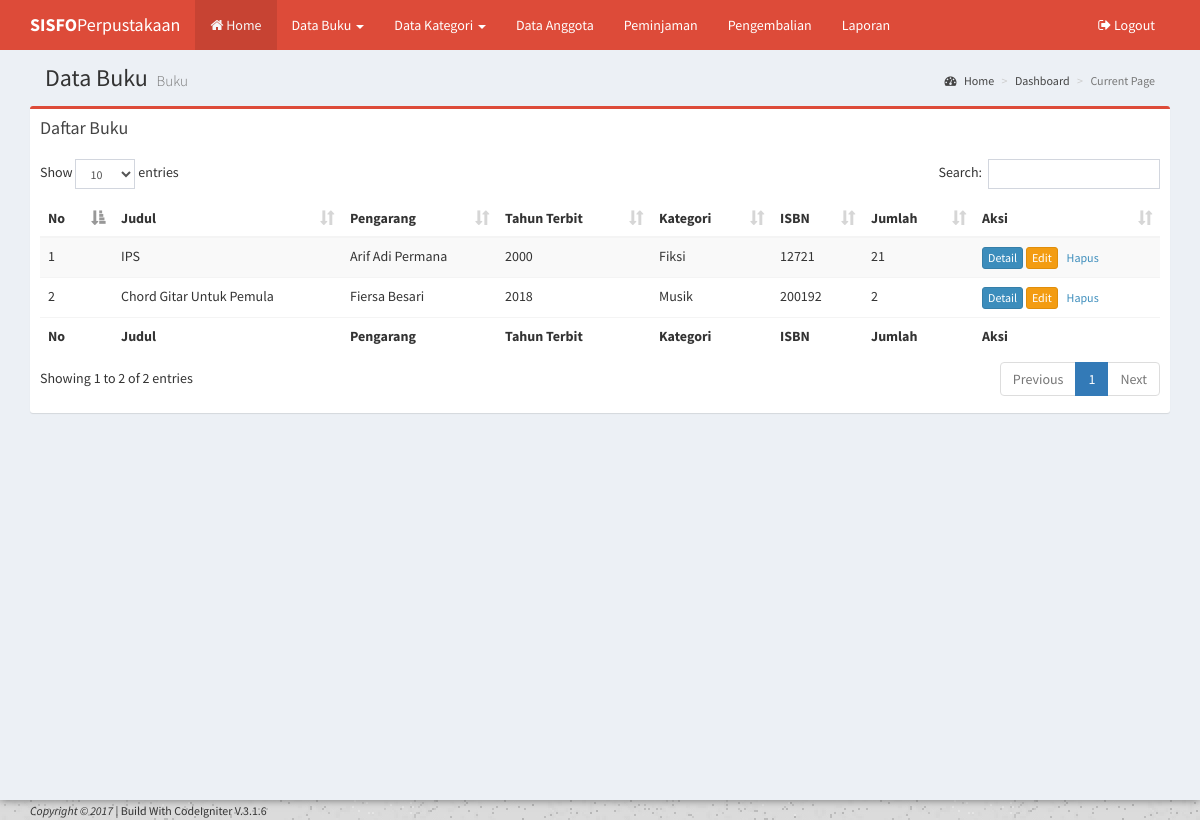
The app's page /index.php/buku with its own data.
### tables this page shows
CREATE TABLE `buku` (
  `id_buku` int(11) NOT NULL,
  `id_kategori` int(5) NOT NULL,
  `judul_buku` varchar(50) NOT NULL,
  `pengarang` varchar(35) NOT NULL,
  `thn_terbit` int(1) NOT NULL,
  `penerbit` varchar(50) NOT NULL,
  `isbn` varchar(25) NOT NULL,
  `jumlah_buku` int(3) NOT NULL,
  `lokasi` int(11) NOT NULL,
  `gambar` varchar(255) NOT NULL,
  `tgl_input` date NOT NULL,
  `status_buku` int(11) NOT NULL,
  `created_at` datetime NOT NULL,
  `update_at` datetime NOT NULL,
  `deleted_at` datetime NOT NULL
);

CREATE TABLE `kategori` (
  `id_kategori` int(5) NOT NULL,
  `nama_kategori` varchar(45) NOT NULL
);

### application/views/template/my_template.php (called while the page is built)
<?php $this->load->view("/partial/header");?>
<?php $this->load->view("/partial/navbar");?>
<?php $this->load->view("/partial/top_navigation");?>
<?php $this->load->view($content);?>
<?php $this->load->view("/partial/footer");?>

### application/controllers/Buku.php (called while the page is built, shortened)
<?php
class Buku extends CI_controller {
	public function __construct()
	{
		$this->load->model('Buku_Model');
		$this->load->model('Kategori_Model');
	}
	public function index()
	{
		$data =
		[
			'title' => 'Data Buku',
			'sub_title' => 'Buku',
			'content' => 'buku/index',
			'show'=>$this->Buku_Model->index()->result()
			];
			$this->load->view('template/my_template', $data);
	}
}

### index.php (called while the page is built, shortened)
<?php
require_once BASEPATH.'core/CodeIgniter.php';

### application/models/Buku_Model.php (called while the page is built, shortened)
<?php
class Buku_Model extends CI_Model
{
	public function index()
	{
		$this->db->select('*');
		$this->db->from('buku');
		$this->db->join('kategori','buku.id_kategori = kategori.id_kategori');
		$this->db->where('buku.deleted_at is null', null);
		$this->db->order_by('buku.id_buku');
		return $this->db->get();
	}
}

### application/views/buku/index.php (the view)
<section class="content">
	<div class="row">
		<div class="col -xs-12">
			<div class="box box-danger">
				<div class="box-header">
					<h3 class="box-title">Daftar Buku</h3>
				</div>
				<div class="box-body">
					<div class="table-responsive">
						<table class="table table-striped" id="example1">
							<thead>
								<tr>
									<th>No</th>
									<th>Judul</th>
									<th>Pengarang</th>
									<th>Tahun Terbit</th>
									<th>Kategori</th>
									<th>ISBN</th>
									<th>Jumlah</th>
									<th>Aksi</th>
								</tr>
							</thead>
							<tbody>
								<?php
								foreach ($show as $key => $data) {
								?>
								<tr>
									<td><?=$key+1;?></td>
									<td><?=$data->judul_buku;?></td>
									<td><?=$data->pengarang;?></td>
									<td><?=$data->thn_terbit;?></td>
									<td><?=$data->nama_kategori;?></td>
									<td><?=$data->isbn;?></td>
									<td><?=$data->jumlah_buku;?></td>
									<td>
										<a href="#" class="btn btn-xs btn-primary">Detail</a>
										<a href="<?=site_url('buku/edit/'.$data->id_buku);?>" class="btn btn-xs btn-warning">Edit</a>
										<a href="<?=site_url('buku/delete/'.$data->id_buku);?>" class="btn btn-xs btn-danger=">Hapus</a>
									</td>
								</tr>
								<?php
								}
								?>
							</tbody>
							<tfoot>
								<tr>
									<th>No</th>
									<th>Judul</th>
									<th>Pengarang</th>
									<th>Tahun Terbit</th>
									<th>Kategori</th>
									<th>ISBN</th>
									<th>Jumlah</th>
									<th>Aksi</th>
								</tr>
							</tfoot>
						</table>
					</div>
				</div>
			</div>
		</div>
</section>

### application/views/partial/header.php (shortened to what this page needs)
<!DOCTYPE html>
<html>
<head>
  <link rel="stylesheet" href="<?=base_url();?>assets/bootstrap/css/bootstrap.min.css">
  <link rel="stylesheet" href="https://cdnjs.cloudflare.com/ajax/libs/font-awesome/4.5.0/css/font-awesome.min.css">
  <link rel="stylesheet" href="https://cdnjs.cloudflare.com/ajax/libs/ionicons/2.0.1/css/ionicons.min.css">
  <link rel="stylesheet" href="<?=base_url();?>assets/plugins/datatables/dataTables.bootstrap.css">
  <link rel="stylesheet" href="<?=base_url();?>assets/plugins/datepicker/datepicker3.css">
  <link rel="stylesheet" href="<?=base_url();?>assets/dist/css/AdminLTE.min.css">
  <link rel="stylesheet" href="<?=base_url();?>assets/dist/css/skins/_all-skins.min.css">
</head>
<body class="hold-transition skin-red layout-top-nav layout-boxed">
<div class="wrapper">

### application/views/partial/navbar.php (shortened to what this page needs)
<header class="main-header">
    <nav class="navbar navbar-static-top">
      <div class="container">
        <div class="navbar-header">
          <a href="<?=base_url();?>index.php" class="navbar-brand"><b>SISFO</b>Perpustakaan</a>
        </div>
        <div class="collapse navbar-collapse pull-left" id="navbar-collapse">
          <ul class="nav navbar-nav">
            <li class="active"><a href="<?=base_url();?>index.php"> <i class="fa fa-home"></i> Home </a></li>
            <li class="dropdown">
              <a href="#" class="dropdown-toggle" data-toggle="dropdown">Data Buku <span class="caret"></span></a>
                <li class="dropdown">
              <a href="#" class="dropdown-toggle" data-toggle="dropdown">Data Kategori <span class="caret"></span></a>
            </li>
      			<li><a href="<?=site_url('anggota');?>">Data Anggota</a></li>
      			<li><a href="<?=site_url('peminjaman');?>">Peminjaman</a></li>
      			<li><a href="<?=site_url('pengembalian');?>">Pengembalian</a></li>
      			<li><a href="<?=site_url('laporan');?>">Laporan</a></li>
          </ul>
        </div>
        <div class="navbar-custom-menu">
          <ul class="nav navbar-nav">
            <li><a href="<?=base_url();?>logout.php"> <i class="fa fa-sign-out"></i> Logout</a></li>
          </ul>
        </div>
      </div>
    </nav>
 </header>

### application/views/partial/top_navigation.php
<div class="content-wrapper">
    <div class="container">
      <section class="content-header">
        <h1>
          <?=$title;?>
          <small><?=$sub_title;?></small>
        </h1>
        <ol class="breadcrumb">
          <li><a href="#"><i class="fa fa-dashboard"></i> Home</a></li>
          <li><a href="#">Dashboard</a></li>
          <li class="active">Current Page</li>
        </ol>
      </section>

### application/views/partial/footer.php (shortened to what this page needs)
		</div>
	</div>
</div>
<footer>
	<div class="footer">
		<div class="container">
			<small><i>Copyright &copy; 2017</i> | Build With CodeIgniter V.3.1.6</small>
		</div>
	</div>
</footer>
</body>
</html>

### records on screen
buku: judul_buku "IPS", pengarang "Arif Adi Permana", thn_terbit "2000", id_kategori.nama_kategori "Fiksi", isbn "12721", jumlah_buku "21"
buku: judul_buku "Chord Gitar Untuk Pemula", pengarang "Fiersa Besari", thn_terbit "2018", id_kategori.nama_kategori "Musik", isbn "200192", jumlah_buku "2"

### other values on screen
$title "Data Buku"
$sub_title "Buku"
